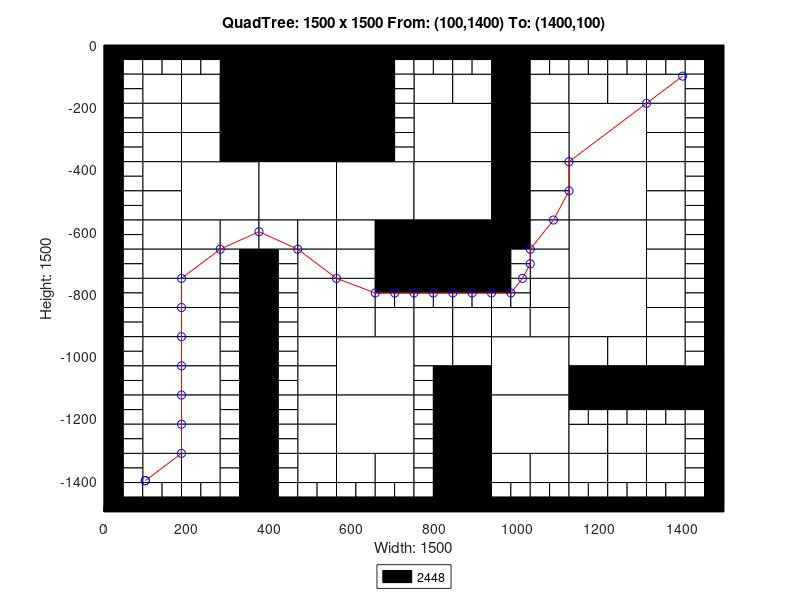

Recreate this plot in MATLAB.
axis([0 1500 -1500 0]);
title('QuadTree: 1500 x 1500 From: (100,1400) To: (1400,100)');
xlabel('Width: 1500');
ylabel('Height: 1500');
rectangle('Position',[375 -187.5 187.5 187.5], 'FaceColor',[0 0 0]);
rectangle('Position',[375 -375 187.5 187.5], 'FaceColor',[0 0 0]);
rectangle('Position',[187.5 -562.5 187.5 187.5], 'FaceColor',[1 1 1]);
rectangle('Position',[375 -562.5 187.5 187.5], 'FaceColor',[1 1 1]);
rectangle('Position',[562.5 -562.5 187.5 187.5], 'FaceColor',[1 1 1]);
rectangle('Position',[750 -375 187.5 187.5], 'FaceColor',[1 1 1]);
rectangle('Position',[1125 -375 187.5 187.5], 'FaceColor',[1 1 1]);
rectangle('Position',[750 -562.5 187.5 187.5], 'FaceColor',[1 1 1]);
rectangle('Position',[750 -750 187.5 187.5], 'FaceColor',[0 0 0]);
rectangle('Position',[1125 -562.5 187.5 187.5], 'FaceColor',[1 1 1]);
rectangle('Position',[1125 -750 187.5 187.5], 'FaceColor',[1 1 1]);
rectangle('Position',[562.5 -1125 187.5 187.5], 'FaceColor',[1 1 1]);
rectangle('Position',[562.5 -1312.5 187.5 187.5], 'FaceColor',[1 1 1]);
rectangle('Position',[937.5 -1125 187.5 187.5], 'FaceColor',[1 1 1]);
rectangle('Position',[1125 -937.5 187.5 187.5], 'FaceColor',[1 1 1]);
rectangle('Position',[937.5 -1312.5 187.5 187.5], 'FaceColor',[1 1 1]);
rectangle('Position',[93.75 -187.5 93.75 93.75], 'FaceColor',[1 1 1]);
rectangle('Position',[281.25 -93.75 93.75 93.75], 'FaceColor',[0 0 0]);
rectangle('Position',[187.5 -187.5 93.75 93.75], 'FaceColor',[1 1 1]);
rectangle('Position',[281.25 -187.5 93.75 93.75], 'FaceColor',[0 0 0]);
rectangle('Position',[93.75 -281.25 93.75 93.75], 'FaceColor',[1 1 1]);
rectangle('Position',[93.75 -375 93.75 93.75], 'FaceColor',[1 1 1]);
rectangle('Position',[187.5 -281.25 93.75 93.75], 'FaceColor',[1 1 1]);
rectangle('Position',[281.25 -281.25 93.75 93.75], 'FaceColor',[0 0 0]);
rectangle('Position',[187.5 -375 93.75 93.75], 'FaceColor',[1 1 1]);
rectangle('Position',[281.25 -375 93.75 93.75], 'FaceColor',[0 0 0]);
rectangle('Position',[562.5 -93.75 93.75 93.75], 'FaceColor',[0 0 0]);
rectangle('Position',[562.5 -187.5 93.75 93.75], 'FaceColor',[0 0 0]);
rectangle('Position',[562.5 -281.25 93.75 93.75], 'FaceColor',[0 0 0]);
rectangle('Position',[562.5 -375 93.75 93.75], 'FaceColor',[0 0 0]);
rectangle('Position',[93.75 -468.75 93.75 93.75], 'FaceColor',[1 1 1]);
rectangle('Position',[93.75 -562.5 93.75 93.75], 'FaceColor',[1 1 1]);
rectangle('Position',[93.75 -656.25 93.75 93.75], 'FaceColor',[1 1 1]);
rectangle('Position',[93.75 -750 93.75 93.75], 'FaceColor',[1 1 1]);
rectangle('Position',[187.5 -656.25 93.75 93.75], 'FaceColor',[1 1 1]);
rectangle('Position',[281.25 -656.25 93.75 93.75], 'FaceColor',[1 1 1]);
rectangle('Position',[187.5 -750 93.75 93.75], 'FaceColor',[1 1 1]);
rectangle('Position',[375 -656.25 93.75 93.75], 'FaceColor',[1 1 1]);
rectangle('Position',[468.75 -656.25 93.75 93.75], 'FaceColor',[1 1 1]);
rectangle('Position',[468.75 -750 93.75 93.75], 'FaceColor',[1 1 1]);
rectangle('Position',[562.5 -656.25 93.75 93.75], 'FaceColor',[1 1 1]);
rectangle('Position',[656.25 -656.25 93.75 93.75], 'FaceColor',[0 0 0]);
rectangle('Position',[562.5 -750 93.75 93.75], 'FaceColor',[1 1 1]);
rectangle('Position',[656.25 -750 93.75 93.75], 'FaceColor',[0 0 0]);
rectangle('Position',[750 -187.5 93.75 93.75], 'FaceColor',[1 1 1]);
rectangle('Position',[843.75 -187.5 93.75 93.75], 'FaceColor',[1 1 1]);
rectangle('Position',[937.5 -93.75 93.75 93.75], 'FaceColor',[0 0 0]);
rectangle('Position',[937.5 -187.5 93.75 93.75], 'FaceColor',[0 0 0]);
rectangle('Position',[1031.25 -187.5 93.75 93.75], 'FaceColor',[1 1 1]);
rectangle('Position',[937.5 -281.25 93.75 93.75], 'FaceColor',[0 0 0]);
rectangle('Position',[1031.25 -281.25 93.75 93.75], 'FaceColor',[1 1 1]);
rectangle('Position',[937.5 -375 93.75 93.75], 'FaceColor',[0 0 0]);
rectangle('Position',[1031.25 -375 93.75 93.75], 'FaceColor',[1 1 1]);
rectangle('Position',[1125 -187.5 93.75 93.75], 'FaceColor',[1 1 1]);
rectangle('Position',[1218.75 -187.5 93.75 93.75], 'FaceColor',[1 1 1]);
rectangle('Position',[1312.5 -187.5 93.75 93.75], 'FaceColor',[1 1 1]);
rectangle('Position',[1312.5 -281.25 93.75 93.75], 'FaceColor',[1 1 1]);
rectangle('Position',[1312.5 -375 93.75 93.75], 'FaceColor',[1 1 1]);
rectangle('Position',[937.5 -468.75 93.75 93.75], 'FaceColor',[0 0 0]);
rectangle('Position',[1031.25 -468.75 93.75 93.75], 'FaceColor',[1 1 1]);
rectangle('Position',[937.5 -562.5 93.75 93.75], 'FaceColor',[0 0 0]);
rectangle('Position',[1031.25 -562.5 93.75 93.75], 'FaceColor',[1 1 1]);
rectangle('Position',[937.5 -656.25 93.75 93.75], 'FaceColor',[0 0 0]);
rectangle('Position',[1031.25 -656.25 93.75 93.75], 'FaceColor',[1 1 1]);
rectangle('Position',[1031.25 -750 93.75 93.75], 'FaceColor',[1 1 1]);
rectangle('Position',[1312.5 -468.75 93.75 93.75], 'FaceColor',[1 1 1]);
rectangle('Position',[1312.5 -562.5 93.75 93.75], 'FaceColor',[1 1 1]);
rectangle('Position',[1312.5 -656.25 93.75 93.75], 'FaceColor',[1 1 1]);
rectangle('Position',[1312.5 -750 93.75 93.75], 'FaceColor',[1 1 1]);
rectangle('Position',[93.75 -843.75 93.75 93.75], 'FaceColor',[1 1 1]);
rectangle('Position',[93.75 -937.5 93.75 93.75], 'FaceColor',[1 1 1]);
rectangle('Position',[187.5 -843.75 93.75 93.75], 'FaceColor',[1 1 1]);
rectangle('Position',[187.5 -937.5 93.75 93.75], 'FaceColor',[1 1 1]);
rectangle('Position',[93.75 -1031.25 93.75 93.75], 'FaceColor',[1 1 1]);
rectangle('Position',[93.75 -1125 93.75 93.75], 'FaceColor',[1 1 1]);
rectangle('Position',[187.5 -1031.25 93.75 93.75], 'FaceColor',[1 1 1]);
rectangle('Position',[187.5 -1125 93.75 93.75], 'FaceColor',[1 1 1]);
rectangle('Position',[468.75 -843.75 93.75 93.75], 'FaceColor',[1 1 1]);
rectangle('Position',[468.75 -937.5 93.75 93.75], 'FaceColor',[1 1 1]);
rectangle('Position',[562.5 -843.75 93.75 93.75], 'FaceColor',[1 1 1]);
rectangle('Position',[562.5 -937.5 93.75 93.75], 'FaceColor',[1 1 1]);
rectangle('Position',[656.25 -937.5 93.75 93.75], 'FaceColor',[1 1 1]);
rectangle('Position',[468.75 -1031.25 93.75 93.75], 'FaceColor',[1 1 1]);
rectangle('Position',[468.75 -1125 93.75 93.75], 'FaceColor',[1 1 1]);
rectangle('Position',[93.75 -1218.75 93.75 93.75], 'FaceColor',[1 1 1]);
rectangle('Position',[93.75 -1312.5 93.75 93.75], 'FaceColor',[1 1 1]);
rectangle('Position',[187.5 -1218.75 93.75 93.75], 'FaceColor',[1 1 1]);
rectangle('Position',[187.5 -1312.5 93.75 93.75], 'FaceColor',[1 1 1]);
rectangle('Position',[93.75 -1406.25 93.75 93.75], 'FaceColor',[1 1 1]);
rectangle('Position',[187.5 -1406.25 93.75 93.75], 'FaceColor',[1 1 1]);
rectangle('Position',[468.75 -1218.75 93.75 93.75], 'FaceColor',[1 1 1]);
rectangle('Position',[468.75 -1312.5 93.75 93.75], 'FaceColor',[1 1 1]);
rectangle('Position',[468.75 -1406.25 93.75 93.75], 'FaceColor',[1 1 1]);
rectangle('Position',[562.5 -1406.25 93.75 93.75], 'FaceColor',[1 1 1]);
rectangle('Position',[656.25 -1406.25 93.75 93.75], 'FaceColor',[1 1 1]);
rectangle('Position',[750 -937.5 93.75 93.75], 'FaceColor',[1 1 1]);
rectangle('Position',[843.75 -937.5 93.75 93.75], 'FaceColor',[1 1 1]);
rectangle('Position',[1031.25 -843.75 93.75 93.75], 'FaceColor',[1 1 1]);
rectangle('Position',[937.5 -937.5 93.75 93.75], 'FaceColor',[1 1 1]);
rectangle('Position',[1031.25 -937.5 93.75 93.75], 'FaceColor',[1 1 1]);
rectangle('Position',[750 -1031.25 93.75 93.75], 'FaceColor',[1 1 1]);
rectangle('Position',[843.75 -1031.25 93.75 93.75], 'FaceColor',[1 1 1]);
rectangle('Position',[843.75 -1125 93.75 93.75], 'FaceColor',[0 0 0]);
rectangle('Position',[1312.5 -843.75 93.75 93.75], 'FaceColor',[1 1 1]);
rectangle('Position',[1312.5 -937.5 93.75 93.75], 'FaceColor',[1 1 1]);
rectangle('Position',[1125 -1031.25 93.75 93.75], 'FaceColor',[1 1 1]);
rectangle('Position',[1218.75 -1031.25 93.75 93.75], 'FaceColor',[1 1 1]);
rectangle('Position',[1125 -1125 93.75 93.75], 'FaceColor',[0 0 0]);
rectangle('Position',[1218.75 -1125 93.75 93.75], 'FaceColor',[0 0 0]);
rectangle('Position',[1312.5 -1031.25 93.75 93.75], 'FaceColor',[1 1 1]);
rectangle('Position',[1312.5 -1125 93.75 93.75], 'FaceColor',[0 0 0]);
rectangle('Position',[1406.25 -1125 93.75 93.75], 'FaceColor',[0 0 0]);
rectangle('Position',[843.75 -1218.75 93.75 93.75], 'FaceColor',[0 0 0]);
rectangle('Position',[843.75 -1312.5 93.75 93.75], 'FaceColor',[0 0 0]);
rectangle('Position',[843.75 -1406.25 93.75 93.75], 'FaceColor',[0 0 0]);
rectangle('Position',[843.75 -1500 93.75 93.75], 'FaceColor',[0 0 0]);
rectangle('Position',[937.5 -1406.25 93.75 93.75], 'FaceColor',[1 1 1]);
rectangle('Position',[1031.25 -1406.25 93.75 93.75], 'FaceColor',[1 1 1]);
rectangle('Position',[1125 -1312.5 93.75 93.75], 'FaceColor',[1 1 1]);
rectangle('Position',[1218.75 -1312.5 93.75 93.75], 'FaceColor',[1 1 1]);
rectangle('Position',[1312.5 -1312.5 93.75 93.75], 'FaceColor',[1 1 1]);
rectangle('Position',[1125 -1406.25 93.75 93.75], 'FaceColor',[1 1 1]);
rectangle('Position',[1218.75 -1406.25 93.75 93.75], 'FaceColor',[1 1 1]);
rectangle('Position',[1312.5 -1406.25 93.75 93.75], 'FaceColor',[1 1 1]);
rectangle('Position',[0 -46.875 46.875 46.875], 'FaceColor',[0 0 0]);
rectangle('Position',[46.875 -46.875 46.875 46.875], 'FaceColor',[0 0 0]);
rectangle('Position',[0 -93.75 46.875 46.875], 'FaceColor',[0 0 0]);
rectangle('Position',[46.875 -93.75 46.875 46.875], 'FaceColor',[1 1 1]);
rectangle('Position',[93.75 -46.875 46.875 46.875], 'FaceColor',[0 0 0]);
rectangle('Position',[140.625 -46.875 46.875 46.875], 'FaceColor',[0 0 0]);
rectangle('Position',[93.75 -93.75 46.875 46.875], 'FaceColor',[1 1 1]);
rectangle('Position',[140.625 -93.75 46.875 46.875], 'FaceColor',[1 1 1]);
rectangle('Position',[0 -140.625 46.875 46.875], 'FaceColor',[0 0 0]);
rectangle('Position',[46.875 -140.625 46.875 46.875], 'FaceColor',[1 1 1]);
rectangle('Position',[0 -187.5 46.875 46.875], 'FaceColor',[0 0 0]);
rectangle('Position',[46.875 -187.5 46.875 46.875], 'FaceColor',[1 1 1]);
rectangle('Position',[187.5 -46.875 46.875 46.875], 'FaceColor',[0 0 0]);
rectangle('Position',[234.375 -46.875 46.875 46.875], 'FaceColor',[0 0 0]);
rectangle('Position',[187.5 -93.75 46.875 46.875], 'FaceColor',[1 1 1]);
rectangle('Position',[234.375 -93.75 46.875 46.875], 'FaceColor',[1 1 1]);
rectangle('Position',[0 -234.375 46.875 46.875], 'FaceColor',[0 0 0]);
rectangle('Position',[46.875 -234.375 46.875 46.875], 'FaceColor',[1 1 1]);
rectangle('Position',[0 -281.25 46.875 46.875], 'FaceColor',[0 0 0]);
rectangle('Position',[46.875 -281.25 46.875 46.875], 'FaceColor',[1 1 1]);
rectangle('Position',[0 -328.125 46.875 46.875], 'FaceColor',[0 0 0]);
rectangle('Position',[46.875 -328.125 46.875 46.875], 'FaceColor',[1 1 1]);
rectangle('Position',[0 -375 46.875 46.875], 'FaceColor',[0 0 0]);
rectangle('Position',[46.875 -375 46.875 46.875], 'FaceColor',[1 1 1]);
rectangle('Position',[656.25 -46.875 46.875 46.875], 'FaceColor',[0 0 0]);
rectangle('Position',[703.125 -46.875 46.875 46.875], 'FaceColor',[0 0 0]);
rectangle('Position',[656.25 -93.75 46.875 46.875], 'FaceColor',[0 0 0]);
rectangle('Position',[703.125 -93.75 46.875 46.875], 'FaceColor',[1 1 1]);
rectangle('Position',[656.25 -140.625 46.875 46.875], 'FaceColor',[0 0 0]);
rectangle('Position',[703.125 -140.625 46.875 46.875], 'FaceColor',[1 1 1]);
rectangle('Position',[656.25 -187.5 46.875 46.875], 'FaceColor',[0 0 0]);
rectangle('Position',[703.125 -187.5 46.875 46.875], 'FaceColor',[1 1 1]);
rectangle('Position',[656.25 -234.375 46.875 46.875], 'FaceColor',[0 0 0]);
rectangle('Position',[703.125 -234.375 46.875 46.875], 'FaceColor',[1 1 1]);
rectangle('Position',[656.25 -281.25 46.875 46.875], 'FaceColor',[0 0 0]);
rectangle('Position',[703.125 -281.25 46.875 46.875], 'FaceColor',[1 1 1]);
rectangle('Position',[656.25 -328.125 46.875 46.875], 'FaceColor',[0 0 0]);
rectangle('Position',[703.125 -328.125 46.875 46.875], 'FaceColor',[1 1 1]);
rectangle('Position',[656.25 -375 46.875 46.875], 'FaceColor',[0 0 0]);
rectangle('Position',[703.125 -375 46.875 46.875], 'FaceColor',[1 1 1]);
rectangle('Position',[0 -421.875 46.875 46.875], 'FaceColor',[0 0 0]);
rectangle('Position',[46.875 -421.875 46.875 46.875], 'FaceColor',[1 1 1]);
rectangle('Position',[0 -468.75 46.875 46.875], 'FaceColor',[0 0 0]);
rectangle('Position',[46.875 -468.75 46.875 46.875], 'FaceColor',[1 1 1]);
rectangle('Position',[0 -515.625 46.875 46.875], 'FaceColor',[0 0 0]);
rectangle('Position',[46.875 -515.625 46.875 46.875], 'FaceColor',[1 1 1]);
rectangle('Position',[0 -562.5 46.875 46.875], 'FaceColor',[0 0 0]);
rectangle('Position',[46.875 -562.5 46.875 46.875], 'FaceColor',[1 1 1]);
rectangle('Position',[0 -609.375 46.875 46.875], 'FaceColor',[0 0 0]);
rectangle('Position',[46.875 -609.375 46.875 46.875], 'FaceColor',[1 1 1]);
rectangle('Position',[0 -656.25 46.875 46.875], 'FaceColor',[0 0 0]);
rectangle('Position',[46.875 -656.25 46.875 46.875], 'FaceColor',[1 1 1]);
rectangle('Position',[0 -703.125 46.875 46.875], 'FaceColor',[0 0 0]);
rectangle('Position',[46.875 -703.125 46.875 46.875], 'FaceColor',[1 1 1]);
rectangle('Position',[0 -750 46.875 46.875], 'FaceColor',[0 0 0]);
rectangle('Position',[46.875 -750 46.875 46.875], 'FaceColor',[1 1 1]);
rectangle('Position',[281.25 -703.125 46.875 46.875], 'FaceColor',[1 1 1]);
rectangle('Position',[328.125 -703.125 46.875 46.875], 'FaceColor',[0 0 0]);
rectangle('Position',[281.25 -750 46.875 46.875], 'FaceColor',[1 1 1]);
rectangle('Position',[328.125 -750 46.875 46.875], 'FaceColor',[0 0 0]);
rectangle('Position',[375 -703.125 46.875 46.875], 'FaceColor',[0 0 0]);
rectangle('Position',[421.875 -703.125 46.875 46.875], 'FaceColor',[1 1 1]);
rectangle('Position',[375 -750 46.875 46.875], 'FaceColor',[0 0 0]);
rectangle('Position',[421.875 -750 46.875 46.875], 'FaceColor',[1 1 1]);
rectangle('Position',[750 -46.875 46.875 46.875], 'FaceColor',[0 0 0]);
rectangle('Position',[796.875 -46.875 46.875 46.875], 'FaceColor',[0 0 0]);
rectangle('Position',[750 -93.75 46.875 46.875], 'FaceColor',[1 1 1]);
rectangle('Position',[796.875 -93.75 46.875 46.875], 'FaceColor',[1 1 1]);
rectangle('Position',[843.75 -46.875 46.875 46.875], 'FaceColor',[0 0 0]);
rectangle('Position',[890.625 -46.875 46.875 46.875], 'FaceColor',[0 0 0]);
rectangle('Position',[843.75 -93.75 46.875 46.875], 'FaceColor',[1 1 1]);
rectangle('Position',[890.625 -93.75 46.875 46.875], 'FaceColor',[1 1 1]);
rectangle('Position',[1031.25 -46.875 46.875 46.875], 'FaceColor',[0 0 0]);
rectangle('Position',[1078.12 -46.875 46.875 46.875], 'FaceColor',[0 0 0]);
rectangle('Position',[1031.25 -93.75 46.875 46.875], 'FaceColor',[1 1 1]);
rectangle('Position',[1078.12 -93.75 46.875 46.875], 'FaceColor',[1 1 1]);
rectangle('Position',[1125 -46.875 46.875 46.875], 'FaceColor',[0 0 0]);
rectangle('Position',[1171.88 -46.875 46.875 46.875], 'FaceColor',[0 0 0]);
rectangle('Position',[1125 -93.75 46.875 46.875], 'FaceColor',[1 1 1]);
rectangle('Position',[1171.88 -93.75 46.875 46.875], 'FaceColor',[1 1 1]);
rectangle('Position',[1218.75 -46.875 46.875 46.875], 'FaceColor',[0 0 0]);
rectangle('Position',[1265.62 -46.875 46.875 46.875], 'FaceColor',[0 0 0]);
rectangle('Position',[1218.75 -93.75 46.875 46.875], 'FaceColor',[1 1 1]);
rectangle('Position',[1265.62 -93.75 46.875 46.875], 'FaceColor',[1 1 1]);
rectangle('Position',[1312.5 -46.875 46.875 46.875], 'FaceColor',[0 0 0]);
rectangle('Position',[1359.38 -46.875 46.875 46.875], 'FaceColor',[0 0 0]);
rectangle('Position',[1312.5 -93.75 46.875 46.875], 'FaceColor',[1 1 1]);
rectangle('Position',[1359.38 -93.75 46.875 46.875], 'FaceColor',[1 1 1]);
rectangle('Position',[1406.25 -46.875 46.875 46.875], 'FaceColor',[0 0 0]);
rectangle('Position',[1453.12 -46.875 46.875 46.875], 'FaceColor',[0 0 0]);
rectangle('Position',[1406.25 -93.75 46.875 46.875], 'FaceColor',[1 1 1]);
rectangle('Position',[1453.12 -93.75 46.875 46.875], 'FaceColor',[0 0 0]);
rectangle('Position',[1406.25 -140.625 46.875 46.875], 'FaceColor',[1 1 1]);
rectangle('Position',[1453.12 -140.625 46.875 46.875], 'FaceColor',[0 0 0]);
rectangle('Position',[1406.25 -187.5 46.875 46.875], 'FaceColor',[1 1 1]);
rectangle('Position',[1453.12 -187.5 46.875 46.875], 'FaceColor',[0 0 0]);
rectangle('Position',[1406.25 -234.375 46.875 46.875], 'FaceColor',[1 1 1]);
rectangle('Position',[1453.12 -234.375 46.875 46.875], 'FaceColor',[0 0 0]);
rectangle('Position',[1406.25 -281.25 46.875 46.875], 'FaceColor',[1 1 1]);
rectangle('Position',[1453.12 -281.25 46.875 46.875], 'FaceColor',[0 0 0]);
rectangle('Position',[1406.25 -328.125 46.875 46.875], 'FaceColor',[1 1 1]);
rectangle('Position',[1453.12 -328.125 46.875 46.875], 'FaceColor',[0 0 0]);
rectangle('Position',[1406.25 -375 46.875 46.875], 'FaceColor',[1 1 1]);
rectangle('Position',[1453.12 -375 46.875 46.875], 'FaceColor',[0 0 0]);
rectangle('Position',[937.5 -703.125 46.875 46.875], 'FaceColor',[0 0 0]);
rectangle('Position',[984.375 -703.125 46.875 46.875], 'FaceColor',[1 1 1]);
rectangle('Position',[937.5 -750 46.875 46.875], 'FaceColor',[0 0 0]);
rectangle('Position',[984.375 -750 46.875 46.875], 'FaceColor',[1 1 1]);
rectangle('Position',[1406.25 -421.875 46.875 46.875], 'FaceColor',[1 1 1]);
rectangle('Position',[1453.12 -421.875 46.875 46.875], 'FaceColor',[0 0 0]);
rectangle('Position',[1406.25 -468.75 46.875 46.875], 'FaceColor',[1 1 1]);
rectangle('Position',[1453.12 -468.75 46.875 46.875], 'FaceColor',[0 0 0]);
rectangle('Position',[1406.25 -515.625 46.875 46.875], 'FaceColor',[1 1 1]);
rectangle('Position',[1453.12 -515.625 46.875 46.875], 'FaceColor',[0 0 0]);
rectangle('Position',[1406.25 -562.5 46.875 46.875], 'FaceColor',[1 1 1]);
rectangle('Position',[1453.12 -562.5 46.875 46.875], 'FaceColor',[0 0 0]);
rectangle('Position',[1406.25 -609.375 46.875 46.875], 'FaceColor',[1 1 1]);
rectangle('Position',[1453.12 -609.375 46.875 46.875], 'FaceColor',[0 0 0]);
rectangle('Position',[1406.25 -656.25 46.875 46.875], 'FaceColor',[1 1 1]);
rectangle('Position',[1453.12 -656.25 46.875 46.875], 'FaceColor',[0 0 0]);
rectangle('Position',[1406.25 -703.125 46.875 46.875], 'FaceColor',[1 1 1]);
rectangle('Position',[1453.12 -703.125 46.875 46.875], 'FaceColor',[0 0 0]);
rectangle('Position',[1406.25 -750 46.875 46.875], 'FaceColor',[1 1 1]);
rectangle('Position',[1453.12 -750 46.875 46.875], 'FaceColor',[0 0 0]);
rectangle('Position',[0 -796.875 46.875 46.875], 'FaceColor',[0 0 0]);
rectangle('Position',[46.875 -796.875 46.875 46.875], 'FaceColor',[1 1 1]);
rectangle('Position',[0 -843.75 46.875 46.875], 'FaceColor',[0 0 0]);
rectangle('Position',[46.875 -843.75 46.875 46.875], 'FaceColor',[1 1 1]);
rectangle('Position',[0 -890.625 46.875 46.875], 'FaceColor',[0 0 0]);
rectangle('Position',[46.875 -890.625 46.875 46.875], 'FaceColor',[1 1 1]);
rectangle('Position',[0 -937.5 46.875 46.875], 'FaceColor',[0 0 0]);
rectangle('Position',[46.875 -937.5 46.875 46.875], 'FaceColor',[1 1 1]);
rectangle('Position',[281.25 -796.875 46.875 46.875], 'FaceColor',[1 1 1]);
rectangle('Position',[328.125 -796.875 46.875 46.875], 'FaceColor',[0 0 0]);
rectangle('Position',[281.25 -843.75 46.875 46.875], 'FaceColor',[1 1 1]);
rectangle('Position',[328.125 -843.75 46.875 46.875], 'FaceColor',[0 0 0]);
rectangle('Position',[281.25 -890.625 46.875 46.875], 'FaceColor',[1 1 1]);
rectangle('Position',[328.125 -890.625 46.875 46.875], 'FaceColor',[0 0 0]);
rectangle('Position',[281.25 -937.5 46.875 46.875], 'FaceColor',[1 1 1]);
rectangle('Position',[328.125 -937.5 46.875 46.875], 'FaceColor',[0 0 0]);
rectangle('Position',[0 -984.375 46.875 46.875], 'FaceColor',[0 0 0]);
rectangle('Position',[46.875 -984.375 46.875 46.875], 'FaceColor',[1 1 1]);
rectangle('Position',[0 -1031.25 46.875 46.875], 'FaceColor',[0 0 0]);
rectangle('Position',[46.875 -1031.25 46.875 46.875], 'FaceColor',[1 1 1]);
rectangle('Position',[0 -1078.12 46.875 46.875], 'FaceColor',[0 0 0]);
rectangle('Position',[46.875 -1078.12 46.875 46.875], 'FaceColor',[1 1 1]);
rectangle('Position',[0 -1125 46.875 46.875], 'FaceColor',[0 0 0]);
rectangle('Position',[46.875 -1125 46.875 46.875], 'FaceColor',[1 1 1]);
rectangle('Position',[281.25 -984.375 46.875 46.875], 'FaceColor',[1 1 1]);
rectangle('Position',[328.125 -984.375 46.875 46.875], 'FaceColor',[0 0 0]);
rectangle('Position',[281.25 -1031.25 46.875 46.875], 'FaceColor',[1 1 1]);
rectangle('Position',[328.125 -1031.25 46.875 46.875], 'FaceColor',[0 0 0]);
rectangle('Position',[281.25 -1078.12 46.875 46.875], 'FaceColor',[1 1 1]);
rectangle('Position',[328.125 -1078.12 46.875 46.875], 'FaceColor',[0 0 0]);
rectangle('Position',[281.25 -1125 46.875 46.875], 'FaceColor',[1 1 1]);
rectangle('Position',[328.125 -1125 46.875 46.875], 'FaceColor',[0 0 0]);
rectangle('Position',[375 -796.875 46.875 46.875], 'FaceColor',[0 0 0]);
rectangle('Position',[421.875 -796.875 46.875 46.875], 'FaceColor',[1 1 1]);
rectangle('Position',[375 -843.75 46.875 46.875], 'FaceColor',[0 0 0]);
rectangle('Position',[421.875 -843.75 46.875 46.875], 'FaceColor',[1 1 1]);
rectangle('Position',[375 -890.625 46.875 46.875], 'FaceColor',[0 0 0]);
rectangle('Position',[421.875 -890.625 46.875 46.875], 'FaceColor',[1 1 1]);
rectangle('Position',[375 -937.5 46.875 46.875], 'FaceColor',[0 0 0]);
rectangle('Position',[421.875 -937.5 46.875 46.875], 'FaceColor',[1 1 1]);
rectangle('Position',[656.25 -796.875 46.875 46.875], 'FaceColor',[0 0 0]);
rectangle('Position',[703.125 -796.875 46.875 46.875], 'FaceColor',[0 0 0]);
rectangle('Position',[656.25 -843.75 46.875 46.875], 'FaceColor',[1 1 1]);
rectangle('Position',[703.125 -843.75 46.875 46.875], 'FaceColor',[1 1 1]);
rectangle('Position',[375 -984.375 46.875 46.875], 'FaceColor',[0 0 0]);
rectangle('Position',[421.875 -984.375 46.875 46.875], 'FaceColor',[1 1 1]);
rectangle('Position',[375 -1031.25 46.875 46.875], 'FaceColor',[0 0 0]);
rectangle('Position',[421.875 -1031.25 46.875 46.875], 'FaceColor',[1 1 1]);
rectangle('Position',[375 -1078.12 46.875 46.875], 'FaceColor',[0 0 0]);
rectangle('Position',[421.875 -1078.12 46.875 46.875], 'FaceColor',[1 1 1]);
rectangle('Position',[375 -1125 46.875 46.875], 'FaceColor',[0 0 0]);
rectangle('Position',[421.875 -1125 46.875 46.875], 'FaceColor',[1 1 1]);
rectangle('Position',[0 -1171.88 46.875 46.875], 'FaceColor',[0 0 0]);
rectangle('Position',[46.875 -1171.88 46.875 46.875], 'FaceColor',[1 1 1]);
rectangle('Position',[0 -1218.75 46.875 46.875], 'FaceColor',[0 0 0]);
rectangle('Position',[46.875 -1218.75 46.875 46.875], 'FaceColor',[1 1 1]);
rectangle('Position',[0 -1265.62 46.875 46.875], 'FaceColor',[0 0 0]);
rectangle('Position',[46.875 -1265.62 46.875 46.875], 'FaceColor',[1 1 1]);
rectangle('Position',[0 -1312.5 46.875 46.875], 'FaceColor',[0 0 0]);
rectangle('Position',[46.875 -1312.5 46.875 46.875], 'FaceColor',[1 1 1]);
rectangle('Position',[281.25 -1171.88 46.875 46.875], 'FaceColor',[1 1 1]);
rectangle('Position',[328.125 -1171.88 46.875 46.875], 'FaceColor',[0 0 0]);
rectangle('Position',[281.25 -1218.75 46.875 46.875], 'FaceColor',[1 1 1]);
rectangle('Position',[328.125 -1218.75 46.875 46.875], 'FaceColor',[0 0 0]);
rectangle('Position',[281.25 -1265.62 46.875 46.875], 'FaceColor',[1 1 1]);
rectangle('Position',[328.125 -1265.62 46.875 46.875], 'FaceColor',[0 0 0]);
rectangle('Position',[281.25 -1312.5 46.875 46.875], 'FaceColor',[1 1 1]);
rectangle('Position',[328.125 -1312.5 46.875 46.875], 'FaceColor',[0 0 0]);
rectangle('Position',[0 -1359.38 46.875 46.875], 'FaceColor',[0 0 0]);
rectangle('Position',[46.875 -1359.38 46.875 46.875], 'FaceColor',[1 1 1]);
rectangle('Position',[0 -1406.25 46.875 46.875], 'FaceColor',[0 0 0]);
rectangle('Position',[46.875 -1406.25 46.875 46.875], 'FaceColor',[1 1 1]);
rectangle('Position',[0 -1453.12 46.875 46.875], 'FaceColor',[0 0 0]);
rectangle('Position',[46.875 -1453.12 46.875 46.875], 'FaceColor',[1 1 1]);
rectangle('Position',[0 -1500 46.875 46.875], 'FaceColor',[0 0 0]);
rectangle('Position',[46.875 -1500 46.875 46.875], 'FaceColor',[0 0 0]);
rectangle('Position',[93.75 -1453.12 46.875 46.875], 'FaceColor',[1 1 1]);
rectangle('Position',[140.625 -1453.12 46.875 46.875], 'FaceColor',[1 1 1]);
rectangle('Position',[93.75 -1500 46.875 46.875], 'FaceColor',[0 0 0]);
rectangle('Position',[140.625 -1500 46.875 46.875], 'FaceColor',[0 0 0]);
rectangle('Position',[281.25 -1359.38 46.875 46.875], 'FaceColor',[1 1 1]);
rectangle('Position',[328.125 -1359.38 46.875 46.875], 'FaceColor',[0 0 0]);
rectangle('Position',[281.25 -1406.25 46.875 46.875], 'FaceColor',[1 1 1]);
rectangle('Position',[328.125 -1406.25 46.875 46.875], 'FaceColor',[0 0 0]);
rectangle('Position',[187.5 -1453.12 46.875 46.875], 'FaceColor',[1 1 1]);
rectangle('Position',[234.375 -1453.12 46.875 46.875], 'FaceColor',[1 1 1]);
rectangle('Position',[187.5 -1500 46.875 46.875], 'FaceColor',[0 0 0]);
rectangle('Position',[234.375 -1500 46.875 46.875], 'FaceColor',[0 0 0]);
rectangle('Position',[281.25 -1453.12 46.875 46.875], 'FaceColor',[1 1 1]);
rectangle('Position',[328.125 -1453.12 46.875 46.875], 'FaceColor',[0 0 0]);
rectangle('Position',[281.25 -1500 46.875 46.875], 'FaceColor',[0 0 0]);
rectangle('Position',[328.125 -1500 46.875 46.875], 'FaceColor',[0 0 0]);
rectangle('Position',[375 -1171.88 46.875 46.875], 'FaceColor',[0 0 0]);
rectangle('Position',[421.875 -1171.88 46.875 46.875], 'FaceColor',[1 1 1]);
rectangle('Position',[375 -1218.75 46.875 46.875], 'FaceColor',[0 0 0]);
rectangle('Position',[421.875 -1218.75 46.875 46.875], 'FaceColor',[1 1 1]);
rectangle('Position',[375 -1265.62 46.875 46.875], 'FaceColor',[0 0 0]);
rectangle('Position',[421.875 -1265.62 46.875 46.875], 'FaceColor',[1 1 1]);
rectangle('Position',[375 -1312.5 46.875 46.875], 'FaceColor',[0 0 0]);
rectangle('Position',[421.875 -1312.5 46.875 46.875], 'FaceColor',[1 1 1]);
rectangle('Position',[375 -1359.38 46.875 46.875], 'FaceColor',[0 0 0]);
rectangle('Position',[421.875 -1359.38 46.875 46.875], 'FaceColor',[1 1 1]);
rectangle('Position',[375 -1406.25 46.875 46.875], 'FaceColor',[0 0 0]);
rectangle('Position',[421.875 -1406.25 46.875 46.875], 'FaceColor',[1 1 1]);
rectangle('Position',[375 -1453.12 46.875 46.875], 'FaceColor',[0 0 0]);
rectangle('Position',[421.875 -1453.12 46.875 46.875], 'FaceColor',[1 1 1]);
rectangle('Position',[375 -1500 46.875 46.875], 'FaceColor',[0 0 0]);
rectangle('Position',[421.875 -1500 46.875 46.875], 'FaceColor',[0 0 0]);
rectangle('Position',[468.75 -1453.12 46.875 46.875], 'FaceColor',[1 1 1]);
rectangle('Position',[515.625 -1453.12 46.875 46.875], 'FaceColor',[1 1 1]);
rectangle('Position',[468.75 -1500 46.875 46.875], 'FaceColor',[0 0 0]);
rectangle('Position',[515.625 -1500 46.875 46.875], 'FaceColor',[0 0 0]);
rectangle('Position',[562.5 -1453.12 46.875 46.875], 'FaceColor',[1 1 1]);
rectangle('Position',[609.375 -1453.12 46.875 46.875], 'FaceColor',[1 1 1]);
rectangle('Position',[562.5 -1500 46.875 46.875], 'FaceColor',[0 0 0]);
rectangle('Position',[609.375 -1500 46.875 46.875], 'FaceColor',[0 0 0]);
rectangle('Position',[656.25 -1453.12 46.875 46.875], 'FaceColor',[1 1 1]);
rectangle('Position',[703.125 -1453.12 46.875 46.875], 'FaceColor',[1 1 1]);
rectangle('Position',[656.25 -1500 46.875 46.875], 'FaceColor',[0 0 0]);
rectangle('Position',[703.125 -1500 46.875 46.875], 'FaceColor',[0 0 0]);
rectangle('Position',[750 -796.875 46.875 46.875], 'FaceColor',[0 0 0]);
rectangle('Position',[796.875 -796.875 46.875 46.875], 'FaceColor',[0 0 0]);
rectangle('Position',[750 -843.75 46.875 46.875], 'FaceColor',[1 1 1]);
rectangle('Position',[796.875 -843.75 46.875 46.875], 'FaceColor',[1 1 1]);
rectangle('Position',[843.75 -796.875 46.875 46.875], 'FaceColor',[0 0 0]);
rectangle('Position',[890.625 -796.875 46.875 46.875], 'FaceColor',[0 0 0]);
rectangle('Position',[843.75 -843.75 46.875 46.875], 'FaceColor',[1 1 1]);
rectangle('Position',[890.625 -843.75 46.875 46.875], 'FaceColor',[1 1 1]);
rectangle('Position',[937.5 -796.875 46.875 46.875], 'FaceColor',[0 0 0]);
rectangle('Position',[984.375 -796.875 46.875 46.875], 'FaceColor',[1 1 1]);
rectangle('Position',[937.5 -843.75 46.875 46.875], 'FaceColor',[1 1 1]);
rectangle('Position',[984.375 -843.75 46.875 46.875], 'FaceColor',[1 1 1]);
rectangle('Position',[750 -1078.12 46.875 46.875], 'FaceColor',[1 1 1]);
rectangle('Position',[796.875 -1078.12 46.875 46.875], 'FaceColor',[0 0 0]);
rectangle('Position',[750 -1125 46.875 46.875], 'FaceColor',[1 1 1]);
rectangle('Position',[796.875 -1125 46.875 46.875], 'FaceColor',[0 0 0]);
rectangle('Position',[1406.25 -796.875 46.875 46.875], 'FaceColor',[1 1 1]);
rectangle('Position',[1453.12 -796.875 46.875 46.875], 'FaceColor',[0 0 0]);
rectangle('Position',[1406.25 -843.75 46.875 46.875], 'FaceColor',[1 1 1]);
rectangle('Position',[1453.12 -843.75 46.875 46.875], 'FaceColor',[0 0 0]);
rectangle('Position',[1406.25 -890.625 46.875 46.875], 'FaceColor',[1 1 1]);
rectangle('Position',[1453.12 -890.625 46.875 46.875], 'FaceColor',[0 0 0]);
rectangle('Position',[1406.25 -937.5 46.875 46.875], 'FaceColor',[1 1 1]);
rectangle('Position',[1453.12 -937.5 46.875 46.875], 'FaceColor',[0 0 0]);
rectangle('Position',[1406.25 -984.375 46.875 46.875], 'FaceColor',[1 1 1]);
rectangle('Position',[1453.12 -984.375 46.875 46.875], 'FaceColor',[0 0 0]);
rectangle('Position',[1406.25 -1031.25 46.875 46.875], 'FaceColor',[1 1 1]);
rectangle('Position',[1453.12 -1031.25 46.875 46.875], 'FaceColor',[0 0 0]);
rectangle('Position',[750 -1171.88 46.875 46.875], 'FaceColor',[1 1 1]);
rectangle('Position',[796.875 -1171.88 46.875 46.875], 'FaceColor',[0 0 0]);
rectangle('Position',[750 -1218.75 46.875 46.875], 'FaceColor',[1 1 1]);
rectangle('Position',[796.875 -1218.75 46.875 46.875], 'FaceColor',[0 0 0]);
rectangle('Position',[750 -1265.62 46.875 46.875], 'FaceColor',[1 1 1]);
rectangle('Position',[796.875 -1265.62 46.875 46.875], 'FaceColor',[0 0 0]);
rectangle('Position',[750 -1312.5 46.875 46.875], 'FaceColor',[1 1 1]);
rectangle('Position',[796.875 -1312.5 46.875 46.875], 'FaceColor',[0 0 0]);
rectangle('Position',[750 -1359.38 46.875 46.875], 'FaceColor',[1 1 1]);
rectangle('Position',[796.875 -1359.38 46.875 46.875], 'FaceColor',[0 0 0]);
rectangle('Position',[750 -1406.25 46.875 46.875], 'FaceColor',[1 1 1]);
rectangle('Position',[796.875 -1406.25 46.875 46.875], 'FaceColor',[0 0 0]);
rectangle('Position',[750 -1453.12 46.875 46.875], 'FaceColor',[1 1 1]);
rectangle('Position',[796.875 -1453.12 46.875 46.875], 'FaceColor',[0 0 0]);
rectangle('Position',[750 -1500 46.875 46.875], 'FaceColor',[0 0 0]);
rectangle('Position',[796.875 -1500 46.875 46.875], 'FaceColor',[0 0 0]);
rectangle('Position',[937.5 -1453.12 46.875 46.875], 'FaceColor',[1 1 1]);
rectangle('Position',[984.375 -1453.12 46.875 46.875], 'FaceColor',[1 1 1]);
rectangle('Position',[937.5 -1500 46.875 46.875], 'FaceColor',[0 0 0]);
rectangle('Position',[984.375 -1500 46.875 46.875], 'FaceColor',[0 0 0]);
rectangle('Position',[1031.25 -1453.12 46.875 46.875], 'FaceColor',[1 1 1]);
rectangle('Position',[1078.12 -1453.12 46.875 46.875], 'FaceColor',[1 1 1]);
rectangle('Position',[1031.25 -1500 46.875 46.875], 'FaceColor',[0 0 0]);
rectangle('Position',[1078.12 -1500 46.875 46.875], 'FaceColor',[0 0 0]);
rectangle('Position',[1125 -1171.88 46.875 46.875], 'FaceColor',[0 0 0]);
rectangle('Position',[1171.88 -1171.88 46.875 46.875], 'FaceColor',[0 0 0]);
rectangle('Position',[1125 -1218.75 46.875 46.875], 'FaceColor',[1 1 1]);
rectangle('Position',[1171.88 -1218.75 46.875 46.875], 'FaceColor',[1 1 1]);
rectangle('Position',[1218.75 -1171.88 46.875 46.875], 'FaceColor',[0 0 0]);
rectangle('Position',[1265.62 -1171.88 46.875 46.875], 'FaceColor',[0 0 0]);
rectangle('Position',[1218.75 -1218.75 46.875 46.875], 'FaceColor',[1 1 1]);
rectangle('Position',[1265.62 -1218.75 46.875 46.875], 'FaceColor',[1 1 1]);
rectangle('Position',[1312.5 -1171.88 46.875 46.875], 'FaceColor',[0 0 0]);
rectangle('Position',[1359.38 -1171.88 46.875 46.875], 'FaceColor',[0 0 0]);
rectangle('Position',[1312.5 -1218.75 46.875 46.875], 'FaceColor',[1 1 1]);
rectangle('Position',[1359.38 -1218.75 46.875 46.875], 'FaceColor',[1 1 1]);
rectangle('Position',[1406.25 -1171.88 46.875 46.875], 'FaceColor',[0 0 0]);
rectangle('Position',[1453.12 -1171.88 46.875 46.875], 'FaceColor',[0 0 0]);
rectangle('Position',[1406.25 -1218.75 46.875 46.875], 'FaceColor',[1 1 1]);
rectangle('Position',[1453.12 -1218.75 46.875 46.875], 'FaceColor',[0 0 0]);
rectangle('Position',[1406.25 -1265.62 46.875 46.875], 'FaceColor',[1 1 1]);
rectangle('Position',[1453.12 -1265.62 46.875 46.875], 'FaceColor',[0 0 0]);
rectangle('Position',[1406.25 -1312.5 46.875 46.875], 'FaceColor',[1 1 1]);
rectangle('Position',[1453.12 -1312.5 46.875 46.875], 'FaceColor',[0 0 0]);
rectangle('Position',[1125 -1453.12 46.875 46.875], 'FaceColor',[1 1 1]);
rectangle('Position',[1171.88 -1453.12 46.875 46.875], 'FaceColor',[1 1 1]);
rectangle('Position',[1125 -1500 46.875 46.875], 'FaceColor',[0 0 0]);
rectangle('Position',[1171.88 -1500 46.875 46.875], 'FaceColor',[0 0 0]);
rectangle('Position',[1218.75 -1453.12 46.875 46.875], 'FaceColor',[1 1 1]);
rectangle('Position',[1265.62 -1453.12 46.875 46.875], 'FaceColor',[1 1 1]);
rectangle('Position',[1218.75 -1500 46.875 46.875], 'FaceColor',[0 0 0]);
rectangle('Position',[1265.62 -1500 46.875 46.875], 'FaceColor',[0 0 0]);
rectangle('Position',[1406.25 -1359.38 46.875 46.875], 'FaceColor',[1 1 1]);
rectangle('Position',[1453.12 -1359.38 46.875 46.875], 'FaceColor',[0 0 0]);
rectangle('Position',[1406.25 -1406.25 46.875 46.875], 'FaceColor',[1 1 1]);
rectangle('Position',[1453.12 -1406.25 46.875 46.875], 'FaceColor',[0 0 0]);
rectangle('Position',[1312.5 -1453.12 46.875 46.875], 'FaceColor',[1 1 1]);
rectangle('Position',[1359.38 -1453.12 46.875 46.875], 'FaceColor',[1 1 1]);
rectangle('Position',[1312.5 -1500 46.875 46.875], 'FaceColor',[0 0 0]);
rectangle('Position',[1359.38 -1500 46.875 46.875], 'FaceColor',[0 0 0]);
rectangle('Position',[1406.25 -1453.12 46.875 46.875], 'FaceColor',[1 1 1]);
rectangle('Position',[1453.12 -1453.12 46.875 46.875], 'FaceColor',[0 0 0]);
rectangle('Position',[1406.25 -1500 46.875 46.875], 'FaceColor',[0 0 0]);
rectangle('Position',[1453.12 -1500 46.875 46.875], 'FaceColor',[0 0 0]);
X=[1400,1312.5,1125,1125,1087.5,1031.25,1031.25,1012.5,984.375,937.5,890.625,843.75,796.875,750,703.125,656.25,562.5,468.75,375,281.25,187.5,187.5,187.5,187.5,187.5,187.5,187.5,100,100];
Y=[-100,-187.5,-375,-468.75,-562.5,-656.25,-703.125,-750,-796.875,-796.875,-796.875,-796.875,-796.875,-796.875,-796.875,-796.875,-750,-656.25,-600,-656.25,-750,-843.75,-937.5,-1031.25,-1125,-1218.75,-1312.5,-1400,-1400];
hold on;
plot(X,Y,'r');
plot(X,Y,'bo');
legend('2448','Location','southoutside');
